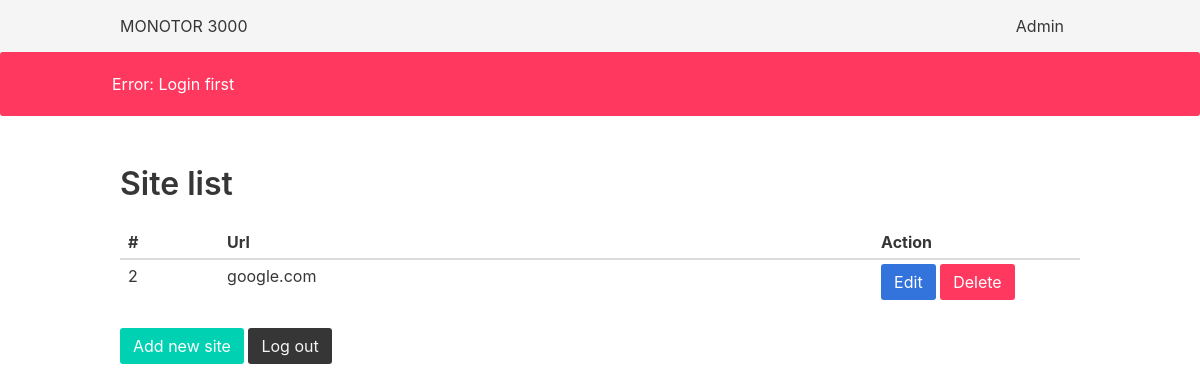
/admin, run on an earlier commit of the app's database.
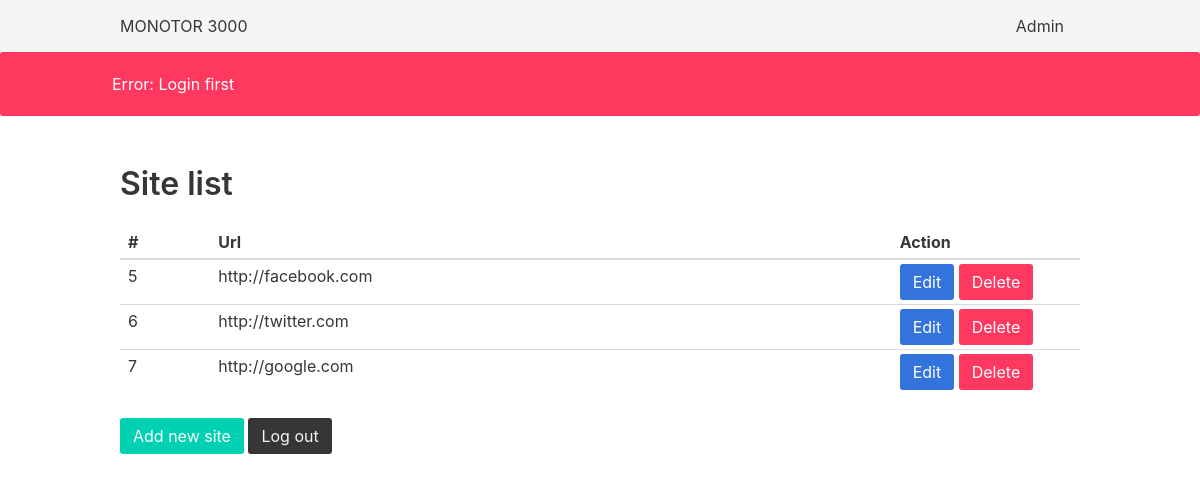
And on a later commit of the database.
### tables this page shows
CREATE TABLE "site"
(
    id INTEGER PRIMARY KEY AUTOINCREMENT,
    url VARCHAR(200) DEFAULT empty
);

### app.py (the view)
@app.route('/admin')
def admin():
    check_login()
    sites = exec_sql("SELECT * FROM site").fetchall()
    return render_template('admin/admin.html', sites=sites)

### app.py (called while the page is built)
def exec_sql(query, commit=False):
    req = sqlite3.connect('main.db').execute(query)
    if commit:
        req.execute("COMMIT ")
    return req

def check_login():
    if not session.get('logged_in'):
        flash('Error: Login first')
        return redirect(url_for('login'))

### templates/admin/admin.html (shortened to what this page needs)
{% extends 'layout.html' %}
{% block body %}
    <h1 class="title">Site list</h1>
    <table class="table is-narrow is-fullwidth">
        <thead>
        <tr>
            <th>#</th>
            <th>Url</th>
            <th>Action</th>
        </tr>
        </thead>
        <tbody>
        {% for site in sites %}
            <tr>
                <td style="padding-right: 50px">{{ site[0] }}</td>
                <td style="padding-right: 350px">{{ site[1] }}</td>
                <td style="padding-right: 0"><a class="button is-link"
                                                href="{{ url_for('manager_site', id_site=site[0]) }}">Edit</a>
                    <a class="button is-danger" href="{{ url_for('delete_site', id_site=site[0]) }}">Delete</a></td>
            </tr>
        {% endfor %}
        </tbody>
    </table>
    <a href="{{ url_for('new_site') }}" class="button is-primary">Add new site</a>
    <a href="{{ url_for('logout') }}" class="button is-dark">Log out</a>
{% endblock %}

### templates/layout.html (shortened to what this page needs)
<!DOCTYPE html>
<html lang="en">
<head>
    <link rel="stylesheet" href="{{ url_for('static', filename = 'bulma.min.css') }}">
    <link rel="stylesheet" href="{{ url_for('static', filename = 'custom.css') }}">
</head>
<body>
<nav class="navbar has-shadow is-light">
    <div class="container">
        <div class="navbar-brand">
            <a class="navbar-item" href="/">
                MONOTOR 3000
            </a>
        </div>
        <div class="navbar-end">
            <a class="navbar-item" href="{{ url_for('login') }}">Admin</a>
        </div>
    </div>
</nav>
{% with messages = get_flashed_messages() %}
    {% if messages %}
        <ul>
            {% for message in messages %}
                {% if "Error" in message  %}
                <div class="notification is-danger">
                {% else %}
                <div class="notification is-info">
                {% endif %}
                    <div class="container">
                        {{ message }}
                    </div>
                </div>
            {% endfor %}
        </ul>
    {% endif %}
{% endwith %}
<div class="container" id="corps">
    {% block body %}{% endblock %}
</div>
</body>
</html>

### static/custom.css (style rules this page uses)
div#corps { padding-top: 50px; }

What changed in the data, as far as the page shows it:
removed site: id "2", url "google.com"
added site: id "5", url "http://facebook.com"
added site: id "6", url "http://twitter.com"
added site: id "7", url "http://google.com"
